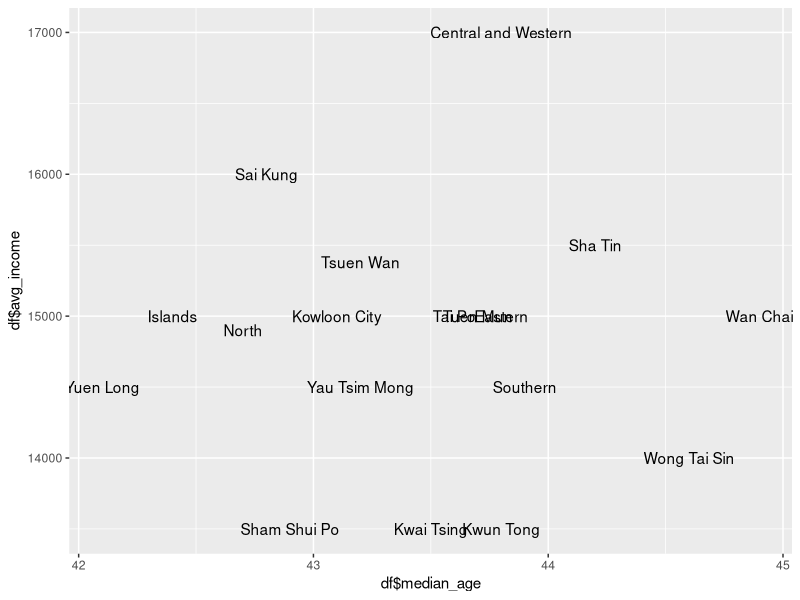
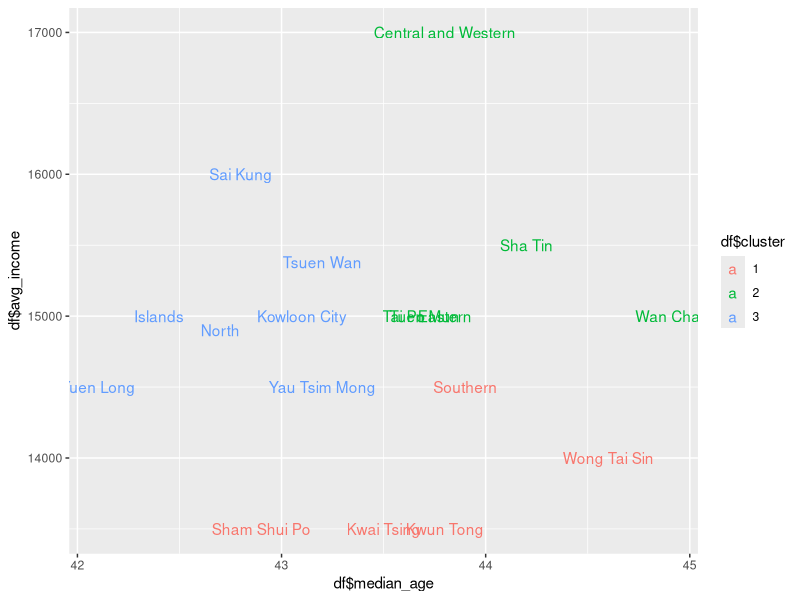
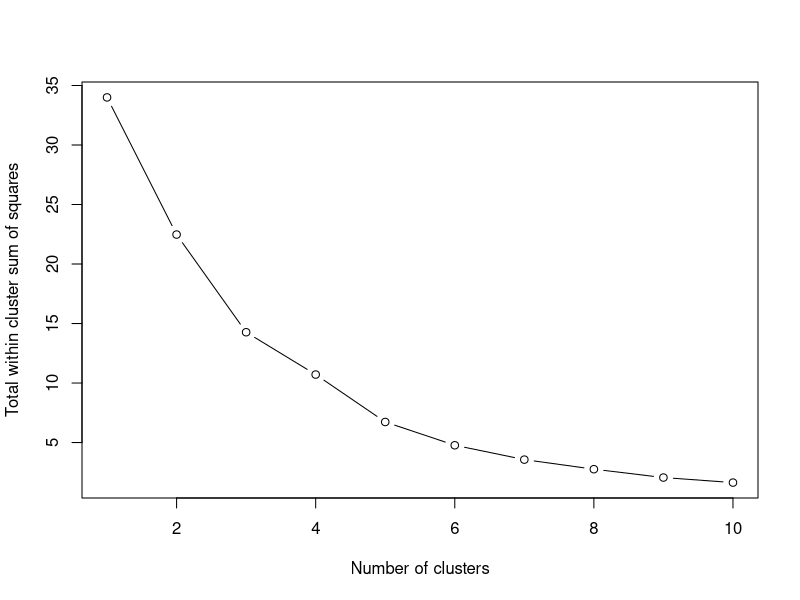
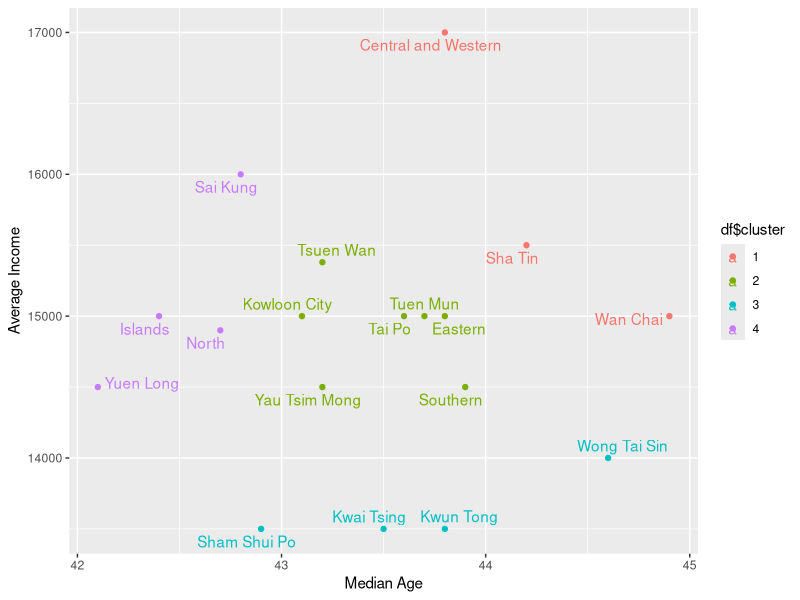

Here is the R script that generated these plots, in order:
## ---- chunk 1
# Load packages
library(tidyverse)
## ---- chunk 2
# 2. Load data file
df <- read_csv("district_data.csv")

# check first a few rows
head(df)
## ---- chunk 3
# check the dimension of data
dim(df)
## ---- chunk 4
# check the summary of data
summary(df)
## ---- chunk 5
# check column names
names(df)

# rename the column names
names(df) <- c("district", "avg_income", "median_age")
names(df)
## ---- chunk 6
# remove $ and thousand separator
df$avg_income <- gsub("[$,]", "", df$avg_income)

# convert to numeric
df$avg_income <- as.numeric(df$avg_income)

# check the column types
glimpse(df)
## ---- chunk 7
qplot(x = df$median_age, y = df$avg_income, label = df$district, geom = "text")
## ---- chunk 8
df_scaled <- as.data.frame(scale(df[c("median_age", "avg_income")]))

head(df_scaled)
## ---- chunk 9
# define the number of clusters
k_clusters <- 3

# get clustering result
k_means_result <- kmeans(df_scaled, centers = k_clusters)

# add cluster result to original data
df$cluster <- as.factor(k_means_result$cluster)

head(df)
## ---- chunk 10
# visualize cluster result
qplot(x = df$median_age, y = df$avg_income, label = df$district, geom = "text", color = df$cluster)
## ---- chunk 11
# set maximum number of cluster
k_cluster_max <- 10
## ---- chunk 12
# iterate through the number of clusters from 1 to 10
within_sum_of_squares <- sapply(1:k_cluster_max, 
                                function(k){
                                  kmeans(df_scaled, centers = k)$tot.withinss})

# visualize the output
plot(1:k_cluster_max, within_sum_of_squares, type = "b",
     xlab = "Number of clusters", ylab = "Total within cluster sum of squares")
## ---- chunk 13
# conduct clustering with 4 clusters
k_means_result_2 <- kmeans(df_scaled, centers = 4)

# add result to dataframe
df$cluster <- as.factor(k_means_result_2$cluster)
## ---- chunk 14
# visualize cluster result with ggrepel to avoid label overlapping
library(ggrepel)
qplot(x = df$median_age, y = df$avg_income, label = df$district, color = df$cluster,
      xlab = "Median Age", ylab = "Average Income") + geom_text_repel()
